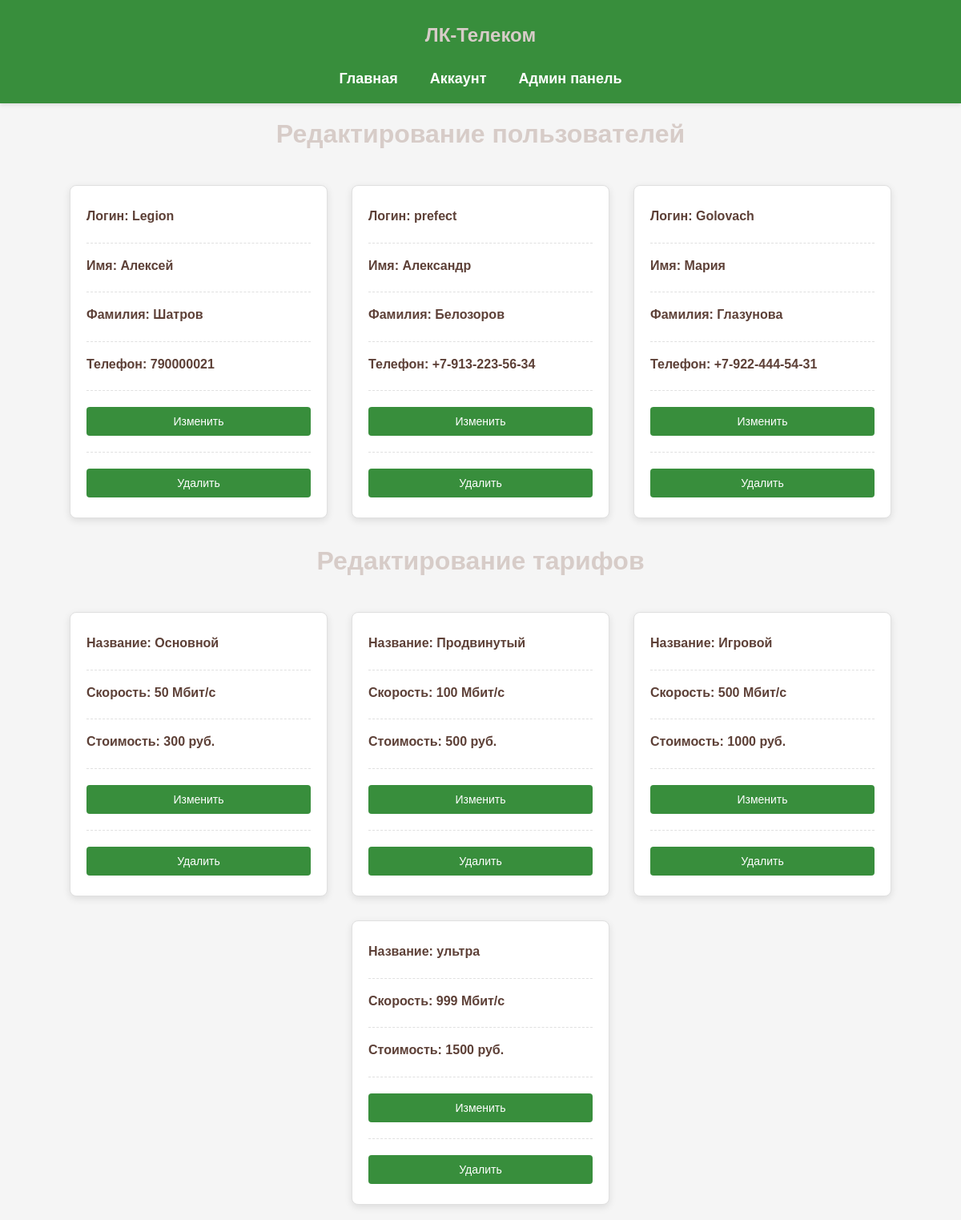
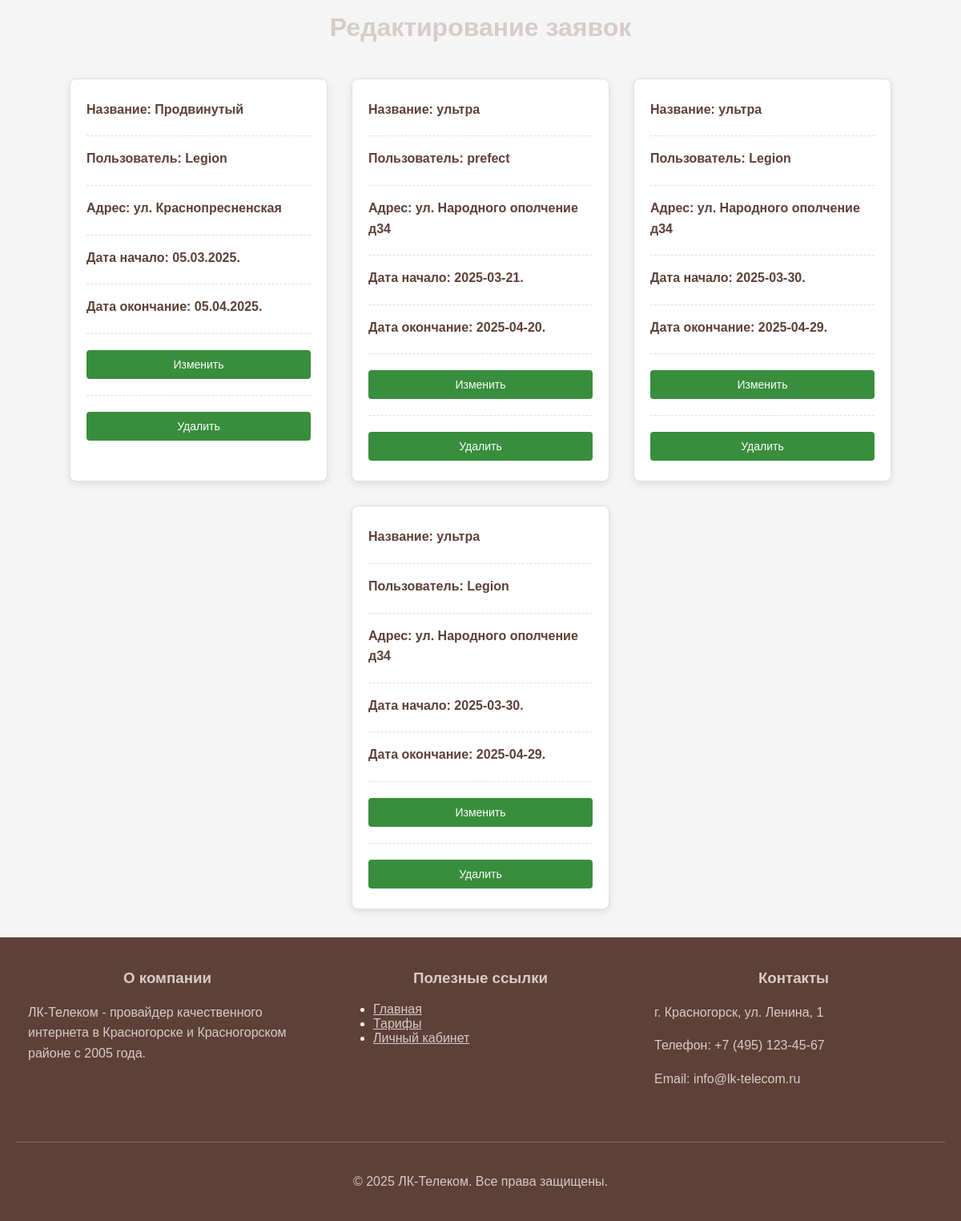
Page /public/login/admin.php (signed in) on the committed database (2 pictures, top to bottom).
### tables this page shows
CREATE TABLE `users` (
  `id` int NOT NULL,
  `login` varchar(32) NOT NULL,
  `name` varchar(32) NOT NULL,
  `surname` varchar(32) NOT NULL,
  `phone_number` varchar(32) NOT NULL,
  `password` varchar(64) NOT NULL,
  `role` int DEFAULT NULL
);

CREATE TABLE `tariff` (
  `id` int NOT NULL,
  `tariff_name` varchar(32) NOT NULL,
  `tariff_speed` int NOT NULL,
  `tariff_price` int NOT NULL
);

CREATE TABLE `services` (
  `id` int NOT NULL,
  `user_id` int NOT NULL,
  `tariff_id` int NOT NULL,
  `addres` varchar(32) NOT NULL,
  `tariff_start` varchar(32) NOT NULL,
  `tariff_end` varchar(32) NOT NULL
);

### public/login/admin.php (the view, shortened to what this page needs)
<?php session_start();
include "db.php";
include "header.php";?>
<!DOCTYPE html>
<html lang="en">
<head>
</head>
<body>
    <h1>Редактирование пользователей</h1>
    <div class="show_block_wrapper">
        <?php
        $stm = $connect->query('SELECT * FROM `users`');
        $users = $stm->fetchAll();
        foreach($users as $user) {
            echo '
            <div class="show_block">
                <ul>
                    <li><p class="users_info">Логин: '.$user['login'].'</p></li>
                    <li><p class="users_info">Имя: '.$user['name'].'</p></li>
                    <li><p class="users_info">Фамилия: '.$user['surname'].'</p></li>
                    <li><p class="users_info">Телефон: '.$user['phone_number'].'</p></li>
                    <li><button class="edit_btn"><a href="action_admin.php?action=edit_user&id='.$user['id'].'">Изменить</a></button></li>
                    <li><button class="edit_btn"><a href="delete.php?delete=user&id='.$user['id'].'">Удалить</a></button></li>
                </ul>
            </div>';
        } ?>
    </div>
    <h1>Редактирование тарифов</h1>
    <div class="show_block_wrapper">
        <?php
        $stm = $connect->query('SELECT * FROM `tariff`');
        $tariffs = $stm->fetchAll();
        foreach($tariffs as $tariff) {
            echo '
            <div class="show_block">
                <ul>
                    <li><p class="tariff_info">Название: '.$tariff['tariff_name'].'</p></li>
                    <li><p class="tariff_info">Скорость: '.$tariff['tariff_speed'].' Мбит/с</p></li>
                    <li><p class="tariff_info">Стоимость: '.$tariff['tariff_price'].' руб.</p></li>
                    <li><button class="edit_btn"><a href="action_admin.php?action=edit_tariff&id='.$tariff['id'].'">Изменить</a></button></li>
                    <li><button class="edit_btn"><a href="delete.php?delete=tariff&id='.$tariff['id'].'">Удалить</a></button></li>
                </ul>
            </div>';
        } ?>
    </div>
    <h1>Редактирование заявок</h1>
    <div class="show_block_wrapper">
        <?php
        $stm = $connect->query('SELECT
        s.*,
        t.tariff_name,
        u.login AS login
        FROM
        services s
        LEFT JOIN
        tariff t ON s.tariff_id = t.id
        LEFT JOIN
        users u ON s.user_id = u.id
        ');
        $services = $stm->fetchAll();
        foreach($services as $service) {
            echo '
            <div class="show_block">
                <ul>
                    <li><p class="tariff_info">Название: '.$service['tariff_name'].'</p></li>
                    <li><p class="tariff_info">Пользователь: '.$service['login'].'</p></li>
                    <li><p class="tariff_info">Адрес: '.$service['addres'].'</p></li>
                    <li><p class="tariff_info">Дата начало: '.$service['tariff_start'].'.</p></li>
                    <li><p class="tariff_info">Дата окончание: '.$service['tariff_end'].'.</p></li>
                    <li><button class="edit_btn"><a href="action_admin.php?action=edit_service&id='.$service['id'].'">Изменить</a></button></li>
                    <li><button class="edit_btn"><a href="delete.php?delete=service&id='.$service['id'].'">Удалить</a></button></li>
                </ul>
            </div>';
        } ?>
    </div>
</body>
<?php include "footer.php"; ?>
</html>

### public/login/header.php (style rules this page uses)
body { font-family: 'Arial', sans-serif; margin: 0; padding: 0; background-color: #f5f5f5; color: #333; }
h1, h2, h3 { text-align: center; margin-top: 20px; color: #d7ccc8; }
p { font-size: 16px; line-height: 1.6; color: #424242; }

### public/login/admin.php (style rules this page uses)
body { font-family: 'Arial', sans-serif; margin: 0; padding: 0; background-color: #f5f5f5; color: #333; }
h1 { text-align: center; margin: 30px 0; color: #2e7d32; font-size: 32px; }
.show_block_wrapper { display: flex; flex-wrap: wrap; justify-content: center; max-width: 1200px; margin: 20px auto; padding: 0 20px; }
.show_block { background-color: #fff; border: 1px solid #e0e0e0; border-radius: 8px; padding: 20px; margin: 15px; width: 280px; box-shadow: 0 3px 10px rgba(0,0,0,0.1); transition: transform 0.3s, box-shadow 0.3s; }
.show_block ul { list-style: none; padding: 0; margin: 0; }
.show_block li { margin-bottom: 15px; padding-bottom: 15px; border-bottom: 1px dashed #e0e0e0; }
.show_block li:last-child { margin-bottom: 0; padding-bottom: 0; border-bottom: none; }
.users_info, .tariff_info { font-weight: bold; color: #5d4037; margin: 5px 0; }
.edit_btn { background-color: #388e3c; color: #fff; border: none; padding: 10px 20px; border-radius: 4px; cursor: pointer; font-size: 14px; transition: background-color 0.3s; display: inline-block; margin: 5px 0; width: 100%; text-align: center; }
.edit_btn a { text-decoration: none; color: #fff; display: block; }

### public/login/footer.php (style rules this page uses)
body { font-family: 'Arial', sans-serif; margin: 0; padding: 0; background-color: #f5f5f5; color: #333; }
h1, h2, h3 { text-align: center; margin-top: 20px; color: #d7ccc8; }
p { font-size: 16px; line-height: 1.6; color: #424242; }

### rows in the picture
users: login "Legion", name "Алексей", surname "Шатров", phone_number "790000021"
users: login "prefect", name "Александр", surname "Белозоров", phone_number "+7-913-223-56-34"
users: login "Golovach", name "Мария", surname "Глазунова", phone_number "+7-922-444-54-31"
tariff: tariff_name "Основной", tariff_speed "50", tariff_price "300"
tariff: tariff_name "Продвинутый", tariff_speed "100", tariff_price "500"
tariff: tariff_name "Игровой", tariff_speed "500", tariff_price "1000"
tariff: tariff_name "ультра", tariff_speed "999", tariff_price "1500"
services: tariff.tariff_name "Продвинутый", user.login "Legion", addres "ул. Краснопресненская", tariff_start "05.03.2025", tariff_end "05.04.2025"
services: tariff.tariff_name "ультра", user.login "prefect", addres "ул. Народного ополчение д34", tariff_start "2025-03-21", tariff_end "2025-04-20"
services: tariff.tariff_name "ультра", user.login "Legion", addres "ул. Народного ополчение д34", tariff_start "2025-03-30", tariff_end "2025-04-29"
services: tariff.tariff_name "ультра", user.login "Legion", addres "ул. Народного ополчение д34", tariff_start "2025-03-30", tariff_end "2025-04-29"
